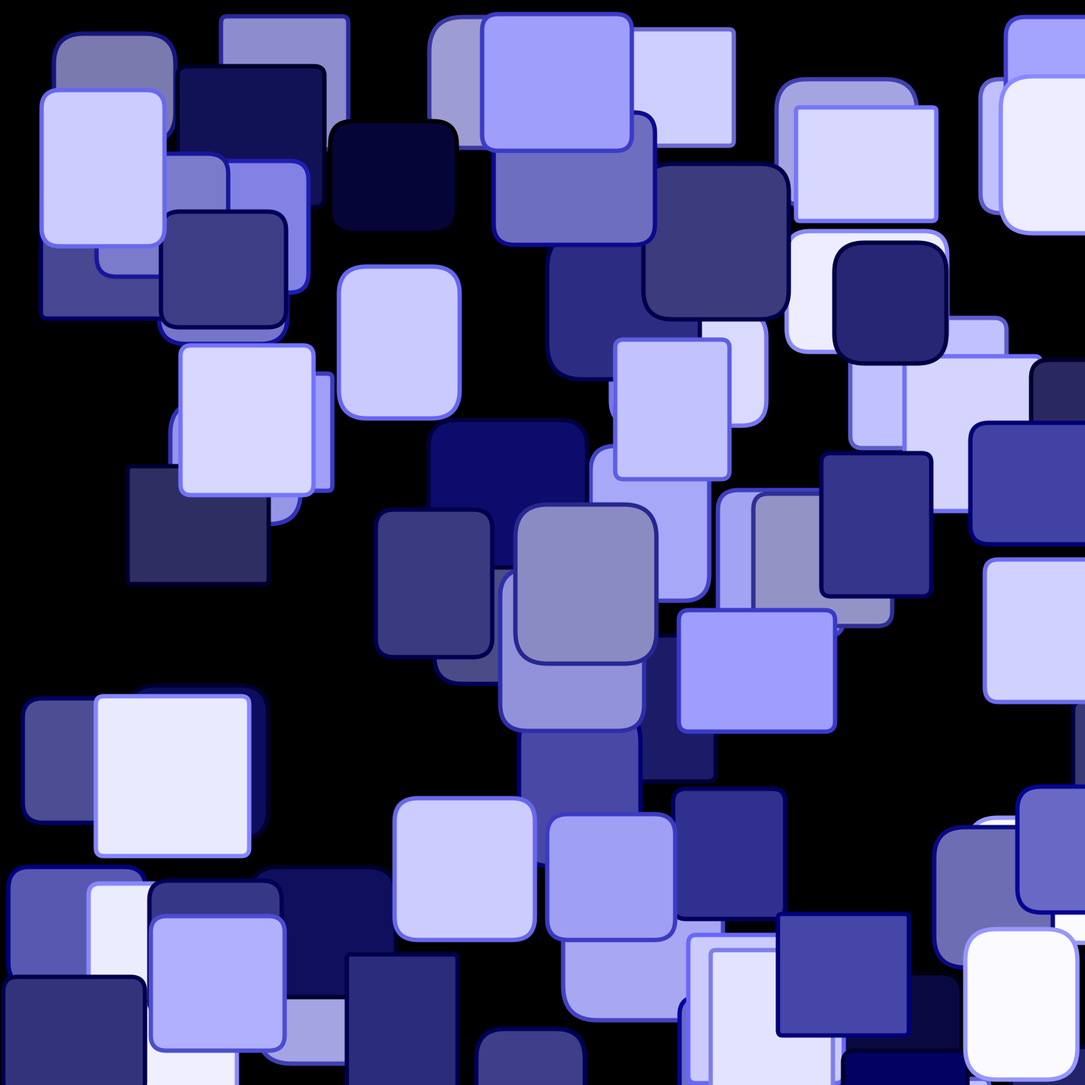
Frame 1 (no input)
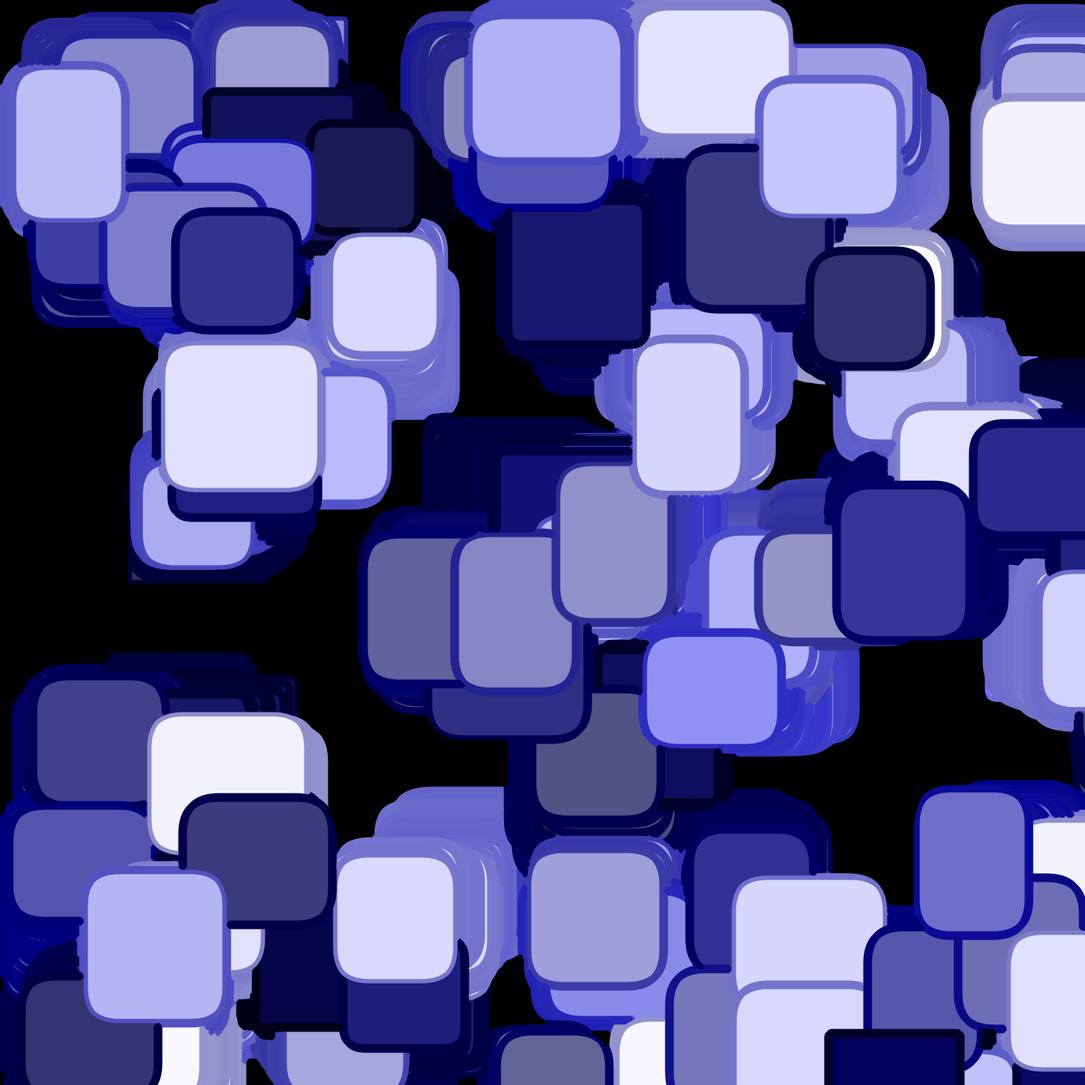
Frame 60 (the mouse pressed at the canvas centre just before this capture)
Frame 120 (the mouse held since frame 60 and released just before this capture): identical to frame 60, image omitted

The Processing sketch that drew these frames (run headless with seeded random() and noise(); from frame 60 on, the mouse is pressed at the canvas centre):

// Processing sketch: TwitchyRectangleArt
// ── TwitchyRectangleArt.pde
/*
Some Algorithmic Art
Donya Quick
December 2017

Turn the image created by jittery squares into an interesting eroded, 
fractal-looking thing. Caution: the rendering into that interesting 
image can take a while! Expect a pause for a few seconds, particularly 
if you set the canvas size to be large.

How to use: 
1. Run it and let the squares fill the space a bit.
2. Click to stop and render a cool image. Be patient! 
3. Click again to start over and go back to step 1.
*/

Rectangle[] shapes = new Rectangle[80];
int jitterDist = 10; // for use with oilify function
boolean keepDrawing = true; // flag to detect when to render

// for the edge e
float[][] kernel = {{ -1, -1, -1}, 
                    { -1,  9.2, -1}, 
                    { -1, -1, -1}};
                    
                   
void setup() {
  size(1500,1500); // better to keep it a square or close to it
  initialize();
}

void draw() {
  if (keepDrawing) {
    for (int i =0; i<shapes.length; i++) {
      shapes[i].display();
      shapes[i].update();
    }
  }
}

/*
First click stops animation and renders, second click resets, and so on.
*/
void mousePressed() {
  if (keepDrawing) {
    keepDrawing = false;
    postProcessing();
  } else {
    keepDrawing = true;
    initialize();
  }
}

void initialize() {
  background(0);
  jitterDist = width/150;
  for (int i =0; i<shapes.length; i++) {
    shapes[i] = new Rectangle();
  }
}

void postProcessing() {
  PImage bg = get(); 
  image(bg,0,0);
  
  // effect processing - these take some time on a large canvas!
  oilify(width/150,255,255);
  cubism(width/15);
  oilify(width/300,200,50);
  oilify(width/300,50,50);
  edgeDetect(); 
  
  for (int i=0; i<3; i++) {
    filter(ERODE);
  }  
}

/*
Edge detection code from Processing.org modified to use all RGB
fields rather than being grayscale.
*/
void edgeDetect() {
  PImage img = get();
  PImage edgeImg = createImage(img.width, img.height, RGB);
  // Loop through every pixel in the image.
  for (int y = 1; y < img.height-1; y++) { // Skip top and bottom edges
    for (int x = 1; x < img.width-1; x++) { // Skip left and right edges
      float sum = 0; // Kernel sum for this pixel
      float sum2 = 0;
      float sum3 = 0;
      for (int ky = -1; ky <= 1; ky++) {
        for (int kx = -1; kx <= 1; kx++) {
          // Calculate the adjacent pixel for this kernel point
          int pos = (y + ky)*img.width + (x + kx);
          // Image is grayscale, red/green/blue are identical
          float val = red(img.pixels[pos]);
          float val2 = green(img.pixels[pos]);
          float val3 = blue(img.pixels[pos]);
          // Multiply adjacent pixels based on the kernel values
          sum += kernel[ky+1][kx+1] * val;
          sum2 += kernel[ky+1][kx+1] * val2;
          sum3 += kernel[ky+1][kx+1] * val3;
        }
      }
      // new pixel uses all three color components now
      edgeImg.pixels[y*img.width + x] = color(sum, sum2, sum3);
    }
  }
  // State that there are changes to edgeImg.pixels[]
  edgeImg.updatePixels();
  image(edgeImg, 0, 0); // Draw the new image

}


/*
My attempt at the "oilify" effect in GIMP, but with some added control 
over opacity of the blobs. This means you can oilify over something 
without fully obscuring what's underneath, and you can have blobs with
visible edges (or faded edges) for an interesting effect.
*/
void oilify(int particleSize, float strokeOpacity, float fillOpacity) {
  for (int i=0; i<width*100; i = i + particleSize) {
    float x = random(jitterDist,width-jitterDist);
    float y = random(jitterDist,height-jitterDist);
    float xN = random(x-jitterDist,x+jitterDist);
    float yN = random(y-jitterDist,y+jitterDist);
    color c = get(round(xN),round(yN));
    //set(round(x), round(y), c);
    stroke(c, strokeOpacity);
    strokeWeight(particleSize/2);
    fill(c, fillOpacity);
    polygon(particleSize*1.5, x, y);
  }
}

/*
My attempt at the "cubism" effect in GIMP (which never really looks like 
actual cubism, but whatever)
*/
void cubism(int squareSize) {
  int xl = ceil(width/squareSize);
  int yl = ceil(height/squareSize);
  PImage[][] images = new PImage[xl][yl];
  for (int x=0; x<xl; x++) {
    for (int y=0; y<yl; y++) {
      images[x][y] = get(x*squareSize,y*squareSize,squareSize,squareSize);
    }
  }
  
  for (int x = 0; x<xl; x++) {
    for (int y = 0; y<yl; y++) {
      fill(255,0,0);
      pushMatrix();
      float rlim = squareSize/4;
      translate(x*squareSize+random(-rlim, rlim), y*squareSize+random(-rlim, rlim));
      rotate(random(0,PI/2));
      image(images[x][y], -squareSize/2, -squareSize/2);
      popMatrix();
    }
  }
}

/*
Drawing a convex but randomized polygon
*/
void polygon(float radius, float x, float y) {
  beginShape();
  for (float a = 0; a < TWO_PI; a += random(PI/8, PI/4)) {
    float sx = x + cos(a) * radius * random(0.5, 1.5);
    float sy = y + sin(a) * radius * random(0.5, 1.5);
    vertex(sx, sy);
  }
  endShape(CLOSE);
}
// ── Rectangle.pde
/*
Jittery rectangle class in shades of blue
Donya Quick
*/

class Rectangle {
  
  float factor = 1.5; // use this to tweak shape size quickly on different canvas
  
  // Blue must always be a higher value
  float lightness = random(0,255);
  float blue = random(lightness+50,lightness+100);
  
  // Other shape settings
  float minCurvature = 5;
  float maxCurvature = 50;
  float curvature = random(minCurvature,maxCurvature);
  float x = 0;
  float y = 0;
  float minSize = 100;
  float maxSize = 150;
  float w = 50; 
  float h = 50; 
  boolean decay = false;
  float opacity = 255;
  
  Rectangle() {
    // place the shape randomly on initialization
    x = random(0,width);
    y = random(0,height);
    
    // in case the screen was a different size we'll redo the shape dimensions
    minSize = width/15;
    maxSize = width/10;
    w = random(minSize,maxSize);
    h = random(minSize,maxSize);
  }
  
  void display() {
    if (w > 0 && h > 0) {
      strokeWeight(width/250);
      stroke(lightness-100, lightness-100, blue-50);
      fill(lightness, lightness, blue, opacity);
      rect(x,y,w*factor,h*factor, curvature);
    }
  }
  
  void update() {
    // change color slightly
    lightness = max(0,min(lightness+random(-4,4),255));
    blue = max(lightness+50,min(blue+random(-4,4),lightness+100));
    blue = max(0, min(blue,255));
    
    // slightly change shape curvature, size, and location
    curvature = max(minCurvature,min(lightness+random(-5,5),maxCurvature));
    w = max(minSize,min(w + random(-4,4),maxSize));
    h = max(minSize,min(h + random(-4,4),maxSize));
    x = max(0,min(x + random(-10,10),width));
    y = max(0,min(y + random(-10,10),height));
  }
}
